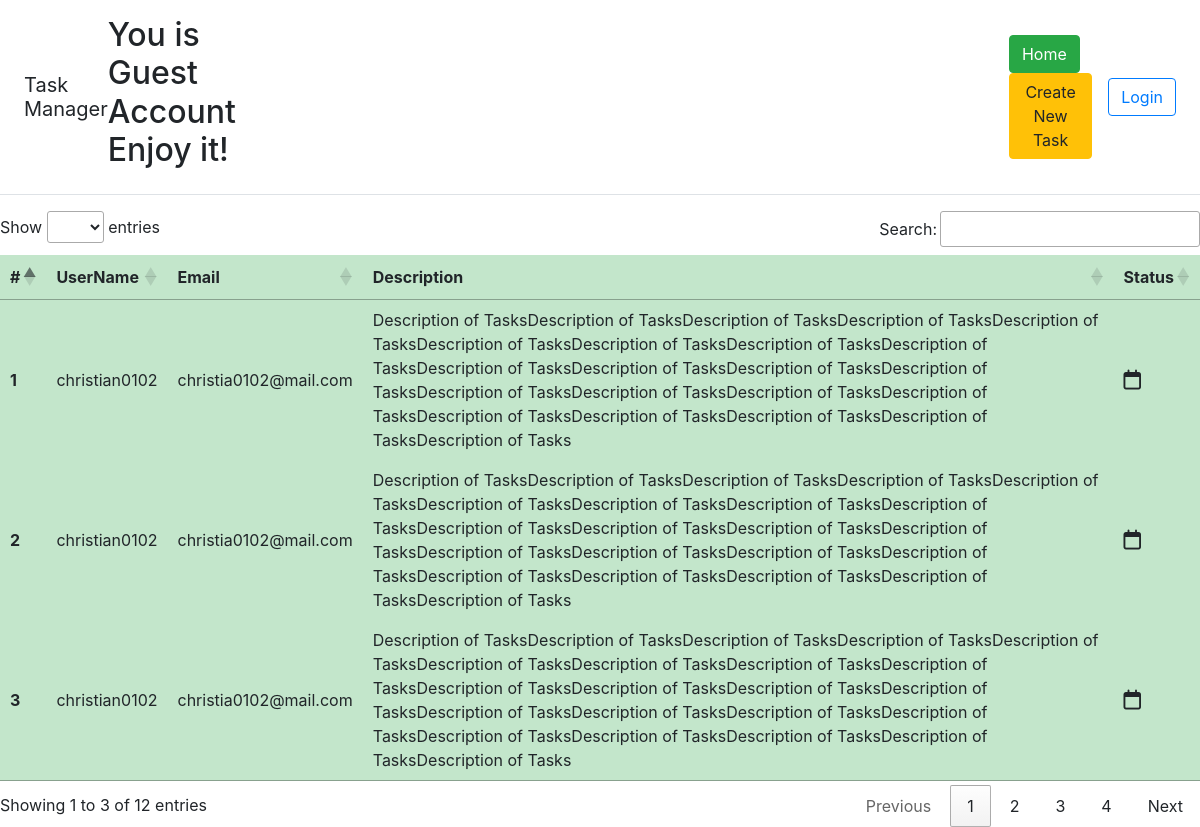
Before: / with the older database file.
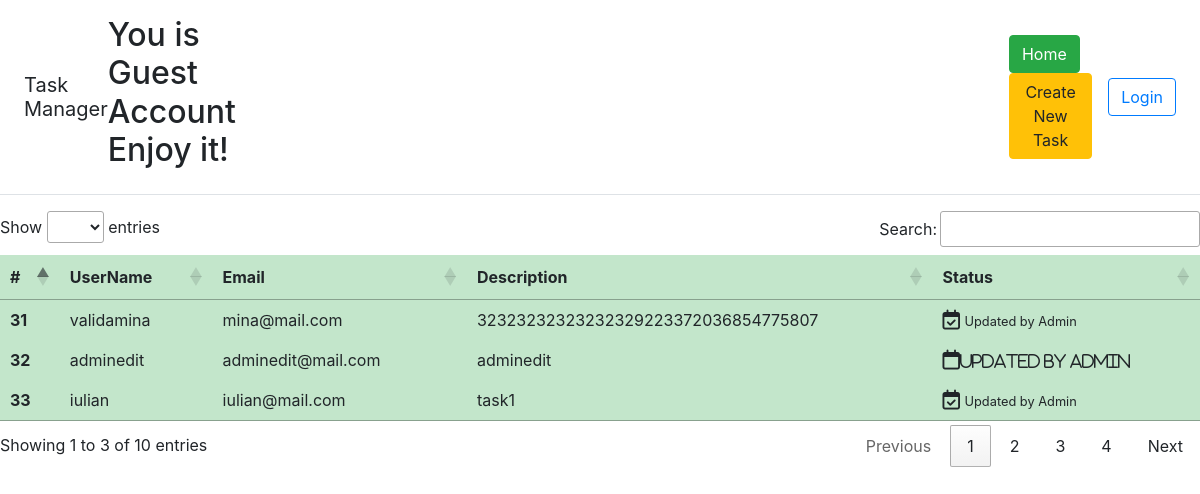
After: the same page with the newer database file.
### tables this page shows
CREATE TABLE `tasks` (
  `id` int(11) NOT NULL,
  `user_name` varchar(255) NOT NULL,
  `email` varchar(255) NOT NULL,
  `description` text NOT NULL,
  `status` tinyint(1) NOT NULL DEFAULT '0',
  `edit_admin` tinyint(1) NOT NULL DEFAULT '0'
);

### config/routes.php (called while the page is built)
<?php
return array(
       'auth/login' => 'auth/login',
       'auth/logout' => 'auth/logout',
       'admin/task/update/([0-9]+)' => 'admin/update/$1',
       'admin/task/create' => 'admin/create',
       'admin' => 'admin/index',
       'home/task/create' => 'home/create',
       'home' => 'home/index',
       'index.php' => 'home/index',
       '' => 'home/index',
);

### controllers/HomeController.php (called while the page is built, shortened)
<?php
class HomeController
{
  public function actionIndex()
  {
    $tasks = Tasks::getAll();
    require_once(ROOT . '/views/home/index.php');
    return true;
  }
}

### index.php (called while the page is built, shortened)
<?php
require_once(ROOT.'/components/Router.php');
require_once(ROOT.'/components/functions.php');
$router = new Router();
$router->run();

### components/SessionHelper.php (called while the page is built, shortened)
<?php
class SessionHelper
{
    public static function isGuest()
    {
        return true;
    }
}

### models/Tasks.php (called while the page is built, shortened)
<?php
class Tasks
{
  public static function getAll()
  {
    $db = Db::getConnection();
    $sql = 'SELECT * from tasks';
    $stmt = $db->prepare($sql);
    $stmt->execute();
    return $stmt->fetchAll(PDO::FETCH_ASSOC);
  }
}

### components/functions.php (the view)
<?php
if (! function_exists('render')) {
    function render($var)
    {
        echo htmlspecialchars($var, ENT_QUOTES);
    }
}

### components/Router.php (shortened to what this page needs)
<?php
class Router
{
    private $routes;
    public function __construct()
    {
		$routesPath = ROOT . '/config/routes.php';
		$this->routes = include($routesPath);
	}
    private function getURI()
    {
        if (!empty($_SERVER['REQUEST_URI'])) {
            return trim($_SERVER['REQUEST_URI'], '/');
        }
    }
    public function run()
	{
		$uri = $this->getURI();
		foreach ($this->routes as $uriPattern=>$path) {
			if(preg_match("~$uriPattern~", $uri)) {
				$internalRoute = preg_replace("~$uriPattern~",$path,$uri);
				$segments = explode('/',$internalRoute);
				$controllerName = array_shift($segments).'Controller';
				$actionName = 'action'.ucfirst(array_shift($segments));
                $parameters = $segments;
				$controllerObject = new $controllerName;
				$result = call_user_func_array(array($controllerObject,$actionName),$parameters);
				if ($result != null) {
					break;
				}
			}
		}
	}
}

### views/layouts/header.php (shortened to what this page needs)
<!DOCTYPE html>
<html lang="en">
<head>
     <link rel="stylesheet" href="https://stackpath.bootstrapcdn.com/bootstrap/4.4.1/css/bootstrap.min.css">
   <link href="https://cdn.datatables.net/1.10.20/css/jquery.dataTables.min.css" rel="stylesheet">
    <link rel="stylesheet" type="text/css" href="chrome-extension://fajafkhgbcekjfffgnpbbjhdhimgffec/styles.css">
</head>
<body>
    <div class="d-flex flex-column flex-md-row align-items-center p-3 px-md-4 mb-3 bg-white border-bottom box-shadow">
        <h5 class="my-0 mr-md-auto font-weight-normal"> Task Manager</h5>
         <?php if(SessionHelper::isGuest()):?>
        <h2 style="margin-right:23em;">You is Guest Account Enjoy it!</h2>
         <?php endif;?>
        <nav class="my-2 my-md-0 mr-md-3">
        <?php if(SessionHelper::isGuest()):?>
            <a href="/" class="btn btn-success" role="button">Home</a>
         <?php endif;?>
         <?php if(SessionHelper::isGuest()):?>
            <a href="/home/task/create" class="btn btn-warning" role="button">Create New Task</a>
         <?php endif;?>
         </nav>
         <?php if(SessionHelper::isGuest()):?>
        <a class="btn btn-outline-primary" href="/auth/login">Login</a>
         <?php endif;?>
    </div>

### views/home/index.php (shortened to what this page needs)
<?php include ROOT . '/views/layouts/header.php'; ?>
<table class="table-success" id="tasks">
    <thead class="thead-dark">
        <tr>
            <th scope="col">#</th>
            <th scope="col">UserName</th>
            <th scope="col">Email</th>
            <th scope="col">Description</th>
            <th scope="col">Status</th>
        </tr>
    </thead>
    <tbody>
        <?php foreach ($tasks as $task) : ?>
            <tr>
            <th scope="row"><?php render($task['id']); ?></th>
                <td><?php render($task['user_name']); ?></td>
                <td><?php render($task['email']); ?></td>
                <td><?php render($task['description']); ?></td>
                <td><?php if ($task['status'] == 0) {
                        echo "<i class='fa fa-calendar-o fa-lg'</i>";
                    } else {
                        echo "<i class='fa fa-calendar-check-o fa-lg'></i> ";
                    } ?><small><?php if ($task['edit_admin'] == 1) {echo "Updated by Admin";} ?></small></td>
            </tr>
        <?php endforeach; ?>
    </tbody>
</table>
<?php include ROOT . '/views/layouts/footer.php'; ?>

### views/layouts/footer.php (shortened to what this page needs)
</body>
</html>

Changed rows visible on the page:
removed tasks: id "1 christian0102 christia0102@mail.com Description of TasksDescription of TasksDescription of TasksDescription of TasksDescription of TasksDescription of TasksDescription of TasksDescription of TasksDescription of TasksDescription of TasksDescription of TasksDescription of TasksDescription of TasksDescription of TasksDescription of TasksDescription of TasksDescription of TasksDescription of TasksDescription of TasksDescription of TasksDescription of TasksDescription of Tasks", status 0 (drawn)
removed tasks: id "2 christian0102 christia0102@mail.com Description of TasksDescription of TasksDescription of TasksDescription of TasksDescription of TasksDescription of TasksDescription of TasksDescription of TasksDescription of TasksDescription of TasksDescription of TasksDescription of TasksDescription of TasksDescription of TasksDescription of TasksDescription of TasksDescription of TasksDescription of TasksDescription of TasksDescription of TasksDescription of TasksDescription of Tasks", status 0 (drawn)
removed tasks: id "3 christian0102 christia0102@mail.com Description of TasksDescription of TasksDescription of TasksDescription of TasksDescription of TasksDescription of TasksDescription of TasksDescription of TasksDescription of TasksDescription of TasksDescription of TasksDescription of TasksDescription of TasksDescription of TasksDescription of TasksDescription of TasksDescription of TasksDescription of TasksDescription of TasksDescription of TasksDescription of TasksDescription of Tasks", status 0 (drawn)
added tasks: id "31 validamina mina@mail.com 32323232323232329223372036854775807", status 1 (drawn), edit_admin "Updated by Admin"
added tasks: id "32 adminedit adminedit@mail.com adminedit", edit_admin "Updated by Admin"
added tasks: id "33 iulian iulian@mail.com task1", status 1 (drawn), edit_admin "Updated by Admin"
Other visible differences:
text written by a page script: "Show entries Search: Showing 1 to 3 of 12 entries Previous 1 2 3 4 Next" → "Show entries Search: Showing 1 to 3 of 10 entries Previous 1 2 3 4 Next"
